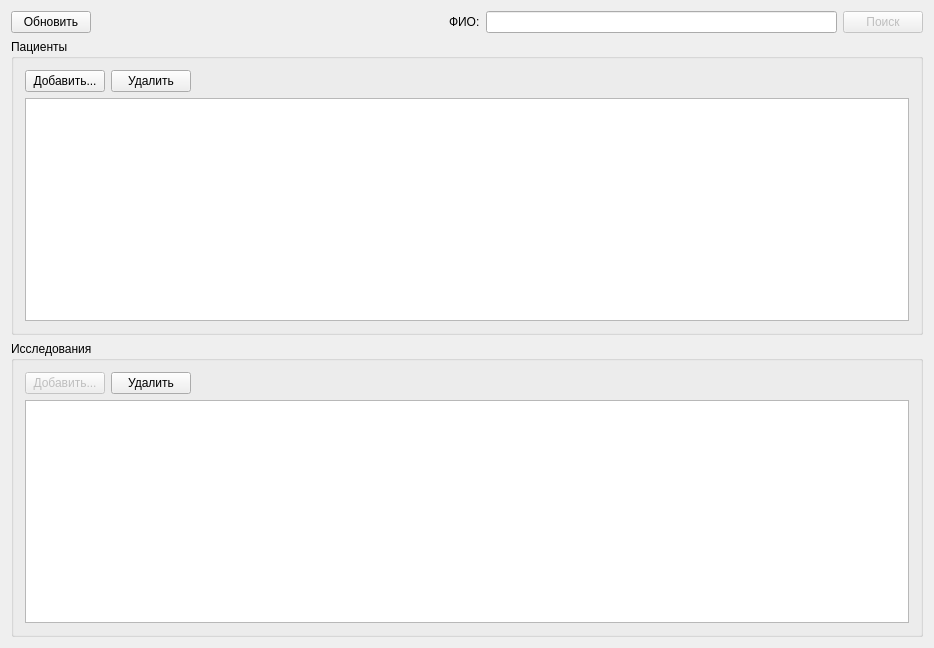
<?xml version="1.0" encoding="UTF-8"?>
<ui version="4.0">
 <class>MainWindow</class>
 <widget class="QMainWindow" name="MainWindow">
  <property name="geometry">
   <rect>
    <x>0</x>
    <y>0</y>
    <width>934</width>
    <height>648</height>
   </rect>
  </property>
  <property name="windowTitle">
   <string>med</string>
  </property>
  <widget class="QWidget" name="centralWidget">
   <layout class="QVBoxLayout" name="verticalLayout_4">
    <item>
     <layout class="QHBoxLayout" name="searchLAyout">
      <item>
       <widget class="QPushButton" name="refershButton">
        <property name="text">
         <string>Обновить</string>
        </property>
        <property name="icon">
         <iconset resource="icons.qrc">
          <normaloff>:/icons/icons/refresh.png</normaloff>:/icons/icons/refresh.png</iconset>
        </property>
       </widget>
      </item>
      <item>
       <spacer name="horizontalSpacer">
        <property name="orientation">
         <enum>Qt::Horizontal</enum>
        </property>
        <property name="sizeHint" stdset="0">
         <size>
          <width>40</width>
          <height>20</height>
         </size>
        </property>
       </spacer>
      </item>
      <item>
       <widget class="QLabel" name="label">
        <property name="text">
         <string>ФИО:</string>
        </property>
        <property name="buddy">
         <cstring>searchEdit</cstring>
        </property>
       </widget>
      </item>
      <item>
       <widget class="QLineEdit" name="searchEdit"/>
      </item>
      <item>
       <widget class="QPushButton" name="searchButton">
        <property name="enabled">
         <bool>false</bool>
        </property>
        <property name="text">
         <string>Поиск</string>
        </property>
        <property name="icon">
         <iconset resource="icons.qrc">
          <normaloff>:/icons/icons/search.png</normaloff>:/icons/icons/search.png</iconset>
        </property>
       </widget>
      </item>
     </layout>
    </item>
    <item>
     <layout class="QVBoxLayout" name="tableLayout">
      <item>
       <widget class="QGroupBox" name="patientsBox">
        <property name="title">
         <string>Пациенты</string>
        </property>
        <layout class="QVBoxLayout" name="verticalLayout_3">
         <item>
          <layout class="QHBoxLayout" name="horizontalLayout_7">
           <item>
            <widget class="QPushButton" name="pushButton">
             <property name="text">
              <string>Добавить...</string>
             </property>
             <property name="icon">
              <iconset resource="icons.qrc">
               <normaloff>:/icons/icons/add.png</normaloff>:/icons/icons/add.png</iconset>
             </property>
            </widget>
           </item>
           <item>
            <widget class="QPushButton" name="pushButton_4">
             <property name="text">
              <string>Удалить</string>
             </property>
             <property name="icon">
              <iconset resource="icons.qrc">
               <normaloff>:/icons/icons/delete.png</normaloff>:/icons/icons/delete.png</iconset>
             </property>
            </widget>
           </item>
           <item>
            <spacer name="horizontalSpacer_2">
             <property name="orientation">
              <enum>Qt::Horizontal</enum>
             </property>
             <property name="sizeHint" stdset="0">
              <size>
               <width>40</width>
               <height>20</height>
              </size>
             </property>
            </spacer>
           </item>
          </layout>
         </item>
         <item>
          <layout class="QVBoxLayout" name="patientsLayout">
           <item>
            <widget class="QTableView" name="patientsView"/>
           </item>
          </layout>
         </item>
        </layout>
       </widget>
      </item>
      <item>
       <widget class="QGroupBox" name="studiesBox">
        <property name="title">
         <string>Исследования</string>
        </property>
        <layout class="QVBoxLayout" name="verticalLayout_2">
         <item>
          <layout class="QHBoxLayout" name="horizontalLayout_8">
           <item>
            <widget class="QPushButton" name="pushButton_2">
             <property name="enabled">
              <bool>false</bool>
             </property>
             <property name="text">
              <string>Добавить...</string>
             </property>
             <property name="icon">
              <iconset resource="icons.qrc">
               <normaloff>:/icons/icons/add.png</normaloff>:/icons/icons/add.png</iconset>
             </property>
            </widget>
           </item>
           <item>
            <widget class="QPushButton" name="pushButton_3">
             <property name="text">
              <string>Удалить</string>
             </property>
             <property name="icon">
              <iconset resource="icons.qrc">
               <normaloff>:/icons/icons/delete.png</normaloff>:/icons/icons/delete.png</iconset>
             </property>
            </widget>
           </item>
           <item>
            <spacer name="horizontalSpacer_3">
             <property name="orientation">
              <enum>Qt::Horizontal</enum>
             </property>
             <property name="sizeHint" stdset="0">
              <size>
               <width>40</width>
               <height>20</height>
              </size>
             </property>
            </spacer>
           </item>
          </layout>
         </item>
         <item>
          <layout class="QHBoxLayout" name="studiesLayout">
           <item>
            <widget class="QTableView" name="studiesView"/>
           </item>
          </layout>
         </item>
        </layout>
       </widget>
      </item>
     </layout>
    </item>
   </layout>
  </widget>
 </widget>
 <layoutdefault spacing="6" margin="11"/>
 <resources>
  <include location="icons.qrc"/>
 </resources>
 <connections/>
</ui>
